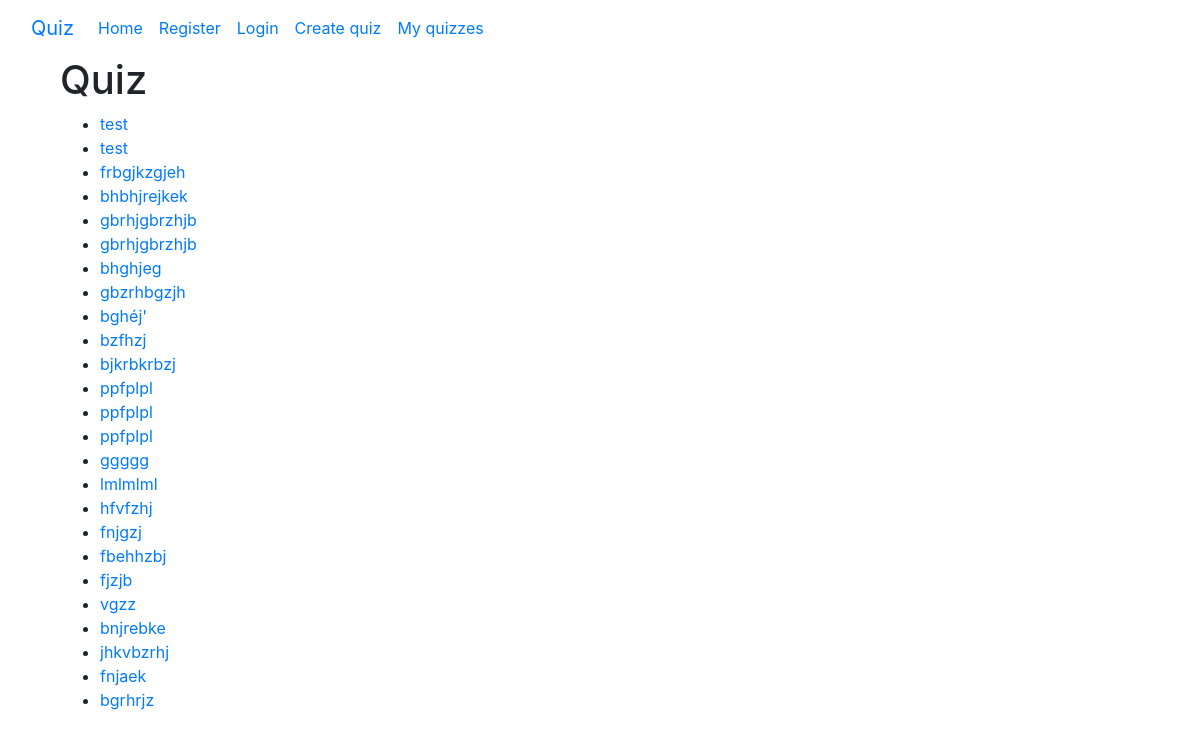
Page /quiz/list/ on the earlier database version.
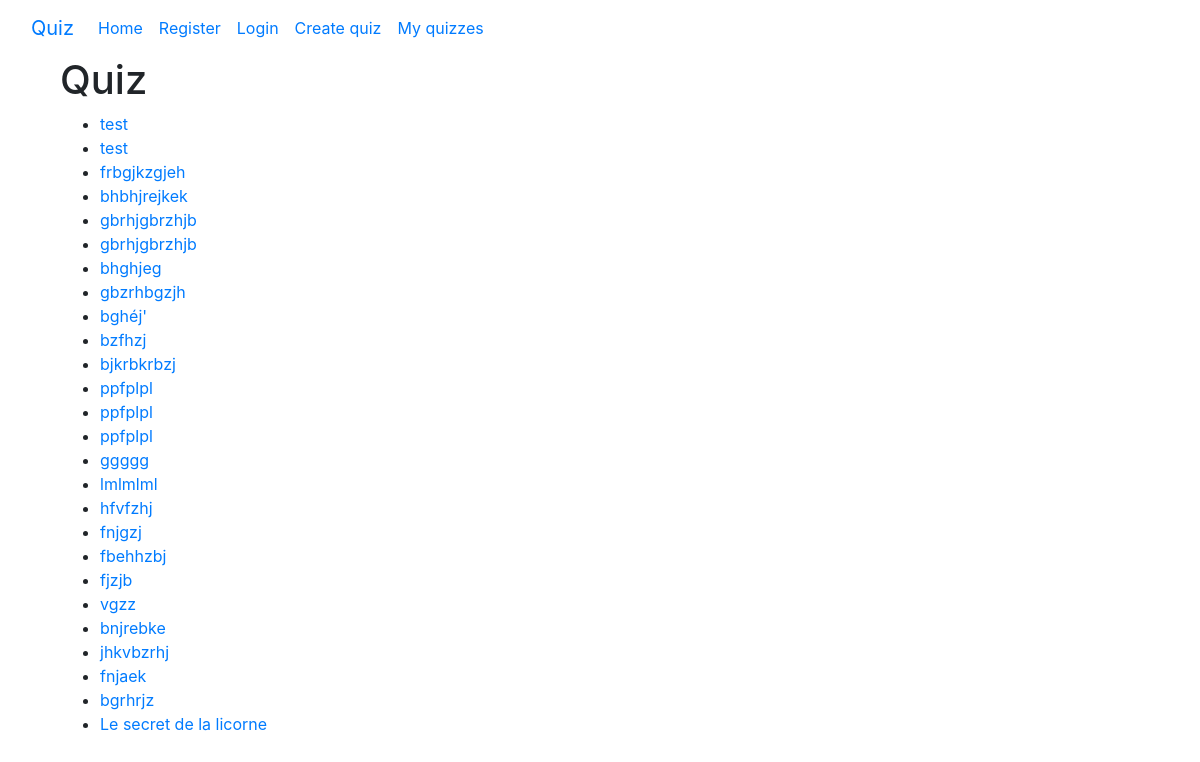
Same page on the later database version.
### Kouiz/models/quiz.py (models this page shows)
class Quiz(models.Model):
    user = models.ForeignKey(User, on_delete=models.CASCADE, null=True, blank=True)
    title = models.CharField(max_length=200, null=False, blank=False)
    description = models.TextField(null=True, blank=True)
    date = models.DateTimeField(auto_now_add=True)
    questions = models.ManyToManyField(Question, related_name='Questions')  # Multiple questions in one quiz
    def __str__(self):
        return self.title

### Kouiz/views/quiz_list_view.py (the view)
# urls.py: path('quiz/list/', QuizListView.as_view(), name='quiz_list'),
class QuizListView(ListView):
    template_name = 'Quiz/QuizListView.html'
    model = Quiz

### templates/Quiz/QuizListView.html (shortened to what this page needs)
{% extends 'base.html' %}
{% block body_content %}
    <h1>Quiz</h1>
    <ul>
        {% for object in object_list %}
            <li>
                <a href="{% url 'quiz_detail' object.id %}">{{ object }}</a>
            </li>
        {% endfor %}
    </ul>
{% endblock %}

### templates/base.html (shortened to what this page needs)
{% load static %}
<!DOCTYPE html>
<html lang="fr">
<head>
    <link rel="stylesheet" href="{% static 'static/CSS/boostrap.min.css' %}">
    <link rel="stylesheet" href="{% static 'static/CSS/style.css' %}">
</head>
<body>
<nav class="navbar navbar-expand-lg bg-body-tertiary">
    <div class="container-fluid">
        <a class="navbar-brand" href="#">Quiz</a>
        <div class="collapse navbar-collapse" id="navbarNav">
            <ul class="navbar-nav">
                <li class="nav-item">
                    <a class="nav-link active" aria-current="page" href="{% url 'index' %}">Home</a>
                </li>
                {% if request.user.is_authenticated %}
                    <li class="nav-item">
                        <a class="nav-link active" aria-current="page" href="{% url 'logout' %}">Logout</a>
                    </li>
                {% else %}
                    <li class="nav-item">
                        <a class="nav-link active" aria-current="page" href="{% url 'register' %}">Register</a>
                    </li>
                    <li class="nav-item">
                        <a class="nav-link active" aria-current="page" href="{% url 'login' %}">Login</a>
                    </li>
                {% endif %}
                <li class="nav-item">
                    <a class="nav-link active" aria-current="page" href="{% url 'new_quiz' %}">Create quiz</a>
                </li>
            <li class="nav-item">
                    <a class="nav-link active" aria-current="page" href="{% url 'my_quizzes' %}">My quizzes</a>
                </li>
            </ul>
        </div>
    </div>
</nav>
<div class='main'>
    {% block body_content %}
    {% endblock %}
</div>
</body>
</html>

### static/CSS/style.css (style rules this page uses)
.main { margin-right: 5%; margin-left: 5%; }

Differences in the rows shown:
added Quiz: title "Le secret de la licorne"
